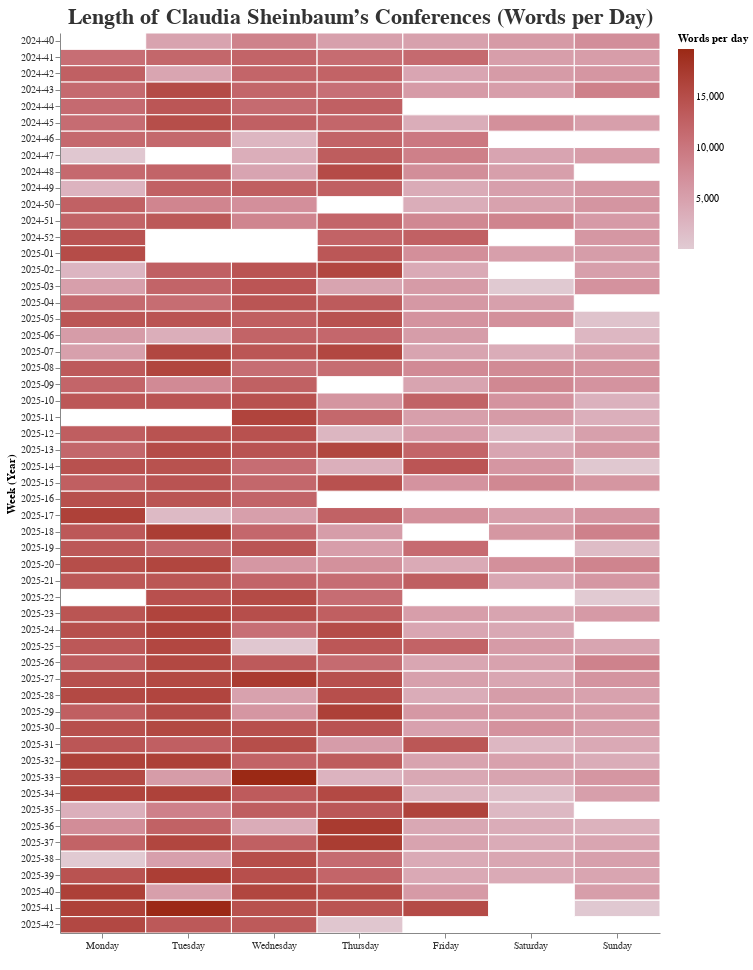

The code cell stored with this chart in its notebook:
### Code cell
cat_order = ["Monday", "Tuesday", "Wednesday", "Thursday", "Friday", "Saturday", "Sunday"]
chart = (
    alt.Chart(df_1)
    .mark_rect(stroke='white')
    .encode(
        x=alt.X("day_of_week:N", title=" ", sort=cat_order, axis=alt.Axis(labelAngle=360)),
        y=alt.Y("yearweek:N", title="Week (Year)", sort=None),
        color=alt.Color(
            "words:Q",
            scale=alt.Scale(range=["#E1CBD3", color_president]),
            title="Words per day"
        ),
        tooltip=["date:T", "words:Q", "yearweek:N"]
    )
    .properties(
        title="Length of Claudia Sheinbaum’s Conferences (Words per Day)",
        width=600,
        height=900
    )
)
chart

#file_name = "01_heatmap_daily_lengths.png"
#full_path = f"{output_folder}/{file_name}"
#chart.save(full_path)

### Figure 1 — Vega-Lite specification as saved in the notebook (floating-point values rounded to 4 significant figures; data arrays with more than 128 entries replaced by an {"elided": "..."} marker saying what was removed)
{"config": {"title": {"fontSize": 22, "font": "Helvetica Neue", "anchor": "middle", "color": "#333"}, "axis": {"labelFont": "Helvetica Neue", "titleFont": "Helvetica Neue", "labelColor": "#333"}, "view": {"strokeWidth": 0}}, "data": {"name": "data-92b1b378f2e57a6d5d5335e6c4ccf3c6"}, "mark": {"type": "rect", "stroke": "white"}, "encoding": {"color": {"field": "words", "scale": {"range": ["#E1CBD3", "#9B2915"]}, "title": "Words per day", "type": "quantitative"}, "tooltip": [{"field": "date", "type": "temporal"}, {"field": "words", "type": "quantitative"}, {"field": "yearweek", "type": "nominal"}], "x": {"axis": {"labelAngle": 360}, "field": "day_of_week", "sort": ["Monday", "Tuesday", "Wednesday", "Thursday", "Friday", "Saturday", "Sunday"], "title": " ", "type": "nominal"}, "y": {"field": "yearweek", "sort": null, "title": "Week (Year)", "type": "nominal"}}, "height": 900, "title": "Length of Claudia Sheinbaum’s Conferences (Words per Day)", "width": 600, "$schema": "https://vega.github.io/schema/vega-lite/v5.20.1.json", "datasets": {"data-92b1b378f2e57a6d5d5335e6c4ccf3c6": {"elided": "514 records"}}}
